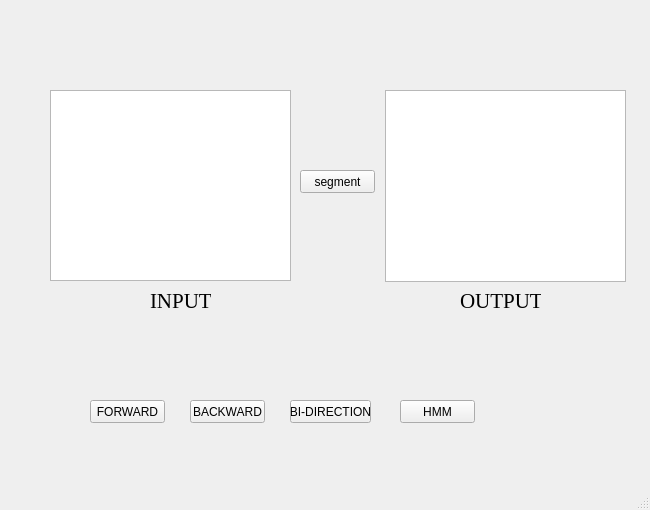
<?xml version="1.0" encoding="UTF-8"?>
<ui version="4.0">
 <class>MainWindow</class>
 <widget class="QMainWindow" name="MainWindow">
  <property name="geometry">
   <rect>
    <x>0</x>
    <y>0</y>
    <width>650</width>
    <height>510</height>
   </rect>
  </property>
  <property name="windowTitle">
   <string>MainWindow</string>
  </property>
  <widget class="QWidget" name="centralwidget">
   <widget class="QPushButton" name="pushButton">
    <property name="geometry">
     <rect>
      <x>90</x>
      <y>400</y>
      <width>75</width>
      <height>23</height>
     </rect>
    </property>
    <property name="text">
     <string>FORWARD</string>
    </property>
   </widget>
   <widget class="QTextEdit" name="textEdit">
    <property name="geometry">
     <rect>
      <x>50</x>
      <y>90</y>
      <width>241</width>
      <height>191</height>
     </rect>
    </property>
   </widget>
   <widget class="QTextBrowser" name="textBrowser">
    <property name="geometry">
     <rect>
      <x>385</x>
      <y>90</y>
      <width>241</width>
      <height>192</height>
     </rect>
    </property>
   </widget>
   <widget class="QPushButton" name="pushButton_2">
    <property name="geometry">
     <rect>
      <x>190</x>
      <y>400</y>
      <width>75</width>
      <height>23</height>
     </rect>
    </property>
    <property name="text">
     <string>BACKWARD</string>
    </property>
   </widget>
   <widget class="QPushButton" name="pushButton_3">
    <property name="geometry">
     <rect>
      <x>290</x>
      <y>400</y>
      <width>81</width>
      <height>23</height>
     </rect>
    </property>
    <property name="text">
     <string>BI-DIRECTION</string>
    </property>
   </widget>
   <widget class="QPushButton" name="pushButton_4">
    <property name="geometry">
     <rect>
      <x>400</x>
      <y>400</y>
      <width>75</width>
      <height>23</height>
     </rect>
    </property>
    <property name="text">
     <string>HMM</string>
    </property>
   </widget>
   <widget class="QLabel" name="label">
    <property name="geometry">
     <rect>
      <x>150</x>
      <y>290</y>
      <width>61</width>
      <height>21</height>
     </rect>
    </property>
    <property name="font">
     <font>
      <family>Times New Roman</family>
      <pointsize>16</pointsize>
     </font>
    </property>
    <property name="text">
     <string>INPUT</string>
    </property>
   </widget>
   <widget class="QLabel" name="label_2">
    <property name="geometry">
     <rect>
      <x>460</x>
      <y>290</y>
      <width>81</width>
      <height>21</height>
     </rect>
    </property>
    <property name="font">
     <font>
      <family>Times New Roman</family>
      <pointsize>16</pointsize>
     </font>
    </property>
    <property name="text">
     <string>OUTPUT</string>
    </property>
   </widget>
   <widget class="QPushButton" name="pushButton_5">
    <property name="geometry">
     <rect>
      <x>300</x>
      <y>170</y>
      <width>75</width>
      <height>23</height>
     </rect>
    </property>
    <property name="text">
     <string>segment</string>
    </property>
   </widget>
  </widget>
  <widget class="QMenuBar" name="menubar">
   <property name="geometry">
    <rect>
     <x>0</x>
     <y>0</y>
     <width>650</width>
     <height>22</height>
    </rect>
   </property>
  </widget>
  <widget class="QStatusBar" name="statusbar"/>
 </widget>
 <resources/>
 <connections/>
</ui>
